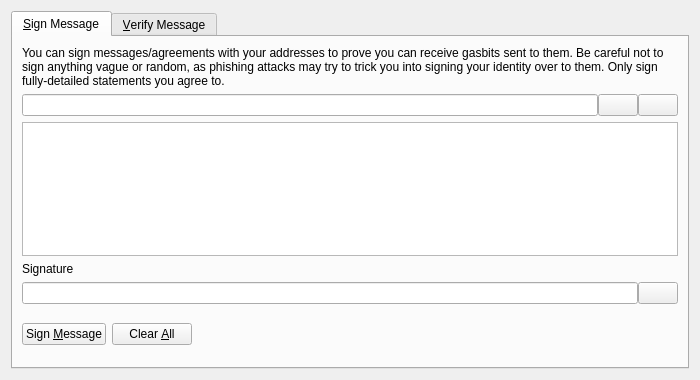
<?xml version="1.0" encoding="UTF-8"?>
<ui version="4.0">
 <class>SignVerifyMessageDialog</class>
 <widget class="QDialog" name="SignVerifyMessageDialog">
  <property name="geometry">
   <rect>
    <x>0</x>
    <y>0</y>
    <width>700</width>
    <height>380</height>
   </rect>
  </property>
  <property name="windowTitle">
   <string>Signatures - Sign / Verify a Message</string>
  </property>
  <property name="modal">
   <bool>true</bool>
  </property>
  <layout class="QVBoxLayout" name="verticalLayout">
   <item>
    <widget class="QTabWidget" name="tabWidget">
     <property name="currentIndex">
      <number>0</number>
     </property>
     <widget class="QWidget" name="tabSignMessage">
      <attribute name="title">
       <string>&amp;Sign Message</string>
      </attribute>
      <layout class="QVBoxLayout" name="verticalLayout_SM">
       <item>
        <widget class="QLabel" name="infoLabel_SM">
         <property name="text">
          <string>You can sign messages/agreements with your addresses to prove you can receive gasbits sent to them. Be careful not to sign anything vague or random, as phishing attacks may try to trick you into signing your identity over to them. Only sign fully-detailed statements you agree to.</string>
         </property>
         <property name="textFormat">
          <enum>Qt::PlainText</enum>
         </property>
         <property name="wordWrap">
          <bool>true</bool>
         </property>
        </widget>
       </item>
       <item>
        <layout class="QHBoxLayout" name="horizontalLayout_1_SM">
         <property name="spacing">
          <number>0</number>
         </property>
         <item>
          <widget class="QValidatedLineEdit" name="addressIn_SM">
           <property name="toolTip">
            <string>The Gasbit address to sign the message with</string>
           </property>
          </widget>
         </item>
         <item>
          <widget class="QPushButton" name="addressBookButton_SM">
           <property name="toolTip">
            <string>Choose previously used address</string>
           </property>
           <property name="text">
            <string/>
           </property>
           <property name="icon">
            <iconset resource="../gasbit.qrc">
             <normaloff>:/icons/address-book</normaloff>:/icons/address-book</iconset>
           </property>
           <property name="shortcut">
            <string>Alt+A</string>
           </property>
           <property name="autoDefault">
            <bool>false</bool>
           </property>
          </widget>
         </item>
         <item>
          <widget class="QPushButton" name="pasteButton_SM">
           <property name="toolTip">
            <string>Paste address from clipboard</string>
           </property>
           <property name="text">
            <string/>
           </property>
           <property name="icon">
            <iconset resource="../gasbit.qrc">
             <normaloff>:/icons/editpaste</normaloff>:/icons/editpaste</iconset>
           </property>
           <property name="shortcut">
            <string>Alt+P</string>
           </property>
           <property name="autoDefault">
            <bool>false</bool>
           </property>
          </widget>
         </item>
        </layout>
       </item>
       <item>
        <widget class="QPlainTextEdit" name="messageIn_SM">
         <property name="toolTip">
          <string>Enter the message you want to sign here</string>
         </property>
        </widget>
       </item>
       <item>
        <widget class="QLabel" name="signatureLabel_SM">
         <property name="text">
          <string>Signature</string>
         </property>
         <property name="textFormat">
          <enum>Qt::PlainText</enum>
         </property>
        </widget>
       </item>
       <item>
        <layout class="QHBoxLayout" name="horizontalLayout_2_SM">
         <property name="spacing">
          <number>0</number>
         </property>
         <item>
          <widget class="QLineEdit" name="signatureOut_SM">
           <property name="font">
            <font>
             <italic>true</italic>
            </font>
           </property>
           <property name="readOnly">
            <bool>true</bool>
           </property>
          </widget>
         </item>
         <item>
          <widget class="QPushButton" name="copySignatureButton_SM">
           <property name="toolTip">
            <string>Copy the current signature to the system clipboard</string>
           </property>
           <property name="text">
            <string/>
           </property>
           <property name="icon">
            <iconset resource="../gasbit.qrc">
             <normaloff>:/icons/editcopy</normaloff>:/icons/editcopy</iconset>
           </property>
           <property name="autoDefault">
            <bool>false</bool>
           </property>
          </widget>
         </item>
        </layout>
       </item>
       <item>
        <layout class="QHBoxLayout" name="horizontalLayout_3_SM">
         <item>
          <widget class="QPushButton" name="signMessageButton_SM">
           <property name="toolTip">
            <string>Sign the message to prove you own this Gasbit address</string>
           </property>
           <property name="text">
            <string>Sign &amp;Message</string>
           </property>
           <property name="icon">
            <iconset resource="../gasbit.qrc">
             <normaloff>:/icons/edit</normaloff>:/icons/edit</iconset>
           </property>
           <property name="autoDefault">
            <bool>false</bool>
           </property>
          </widget>
         </item>
         <item>
          <widget class="QPushButton" name="clearButton_SM">
           <property name="toolTip">
            <string>Reset all sign message fields</string>
           </property>
           <property name="text">
            <string>Clear &amp;All</string>
           </property>
           <property name="icon">
            <iconset resource="../gasbit.qrc">
             <normaloff>:/icons/remove</normaloff>:/icons/remove</iconset>
           </property>
           <property name="autoDefault">
            <bool>false</bool>
           </property>
          </widget>
         </item>
         <item>
          <spacer name="horizontalSpacer_1_SM">
           <property name="orientation">
            <enum>Qt::Horizontal</enum>
           </property>
           <property name="sizeHint" stdset="0">
            <size>
             <width>40</width>
             <height>48</height>
            </size>
           </property>
          </spacer>
         </item>
         <item>
          <widget class="QLabel" name="statusLabel_SM">
           <property name="font">
            <font>
             <weight>75</weight>
             <bold>true</bold>
            </font>
           </property>
           <property name="text">
            <string/>
           </property>
           <property name="wordWrap">
            <bool>true</bool>
           </property>
          </widget>
         </item>
         <item>
          <spacer name="horizontalSpacer_2_SM">
           <property name="orientation">
            <enum>Qt::Horizontal</enum>
           </property>
           <property name="sizeHint" stdset="0">
            <size>
             <width>40</width>
             <height>48</height>
            </size>
           </property>
          </spacer>
         </item>
        </layout>
       </item>
      </layout>
     </widget>
     <widget class="QWidget" name="tabVerifyMessage">
      <attribute name="title">
       <string>&amp;Verify Message</string>
      </attribute>
      <layout class="QVBoxLayout" name="verticalLayout_VM">
       <item>
        <widget class="QLabel" name="infoLabel_VM">
         <property name="text">
          <string>Enter the receiver's address, message (ensure you copy line breaks, spaces, tabs, etc. exactly) and signature below to verify the message. Be careful not to read more into the signature than what is in the signed message itself, to avoid being tricked by a man-in-the-middle attack. Note that this only proves the signing party receives with the address, it cannot prove sendership of any transaction!</string>
         </property>
         <property name="textFormat">
          <enum>Qt::PlainText</enum>
         </property>
         <property name="alignment">
          <set>Qt::AlignLeading|Qt::AlignLeft|Qt::AlignTop</set>
         </property>
         <property name="wordWrap">
          <bool>true</bool>
         </property>
        </widget>
       </item>
       <item>
        <layout class="QHBoxLayout" name="horizontalLayout_1_VM">
         <property name="spacing">
          <number>0</number>
         </property>
         <item>
          <widget class="QValidatedLineEdit" name="addressIn_VM">
           <property name="toolTip">
            <string>The Gasbit address the message was signed with</string>
           </property>
          </widget>
         </item>
         <item>
          <widget class="QPushButton" name="addressBookButton_VM">
           <property name="toolTip">
            <string>Choose previously used address</string>
           </property>
           <property name="text">
            <string/>
           </property>
           <property name="icon">
            <iconset resource="../gasbit.qrc">
             <normaloff>:/icons/address-book</normaloff>:/icons/address-book</iconset>
           </property>
           <property name="shortcut">
            <string>Alt+A</string>
           </property>
           <property name="autoDefault">
            <bool>false</bool>
           </property>
          </widget>
         </item>
        </layout>
       </item>
       <item>
        <widget class="QPlainTextEdit" name="messageIn_VM"/>
       </item>
       <item>
        <widget class="QValidatedLineEdit" name="signatureIn_VM"/>
       </item>
       <item>
        <layout class="QHBoxLayout" name="horizontalLayout_2_VM">
         <item>
          <widget class="QPushButton" name="verifyMessageButton_VM">
           <property name="toolTip">
            <string>Verify the message to ensure it was signed with the specified Gasbit address</string>
           </property>
           <property name="text">
            <string>Verify &amp;Message</string>
           </property>
           <property name="icon">
            <iconset resource="../gasbit.qrc">
             <normaloff>:/icons/transaction_0</normaloff>:/icons/transaction_0</iconset>
           </property>
           <property name="autoDefault">
            <bool>false</bool>
           </property>
          </widget>
         </item>
         <item>
          <widget class="QPushButton" name="clearButton_VM">
           <property name="toolTip">
            <string>Reset all verify message fields</string>
           </property>
           <property name="text">
            <string>Clear &amp;All</string>
           </property>
           <property name="icon">
            <iconset resource="../gasbit.qrc">
             <normaloff>:/icons/remove</normaloff>:/icons/remove</iconset>
           </property>
           <property name="autoDefault">
            <bool>false</bool>
           </property>
          </widget>
         </item>
         <item>
          <spacer name="horizontalSpacer_1_VM">
           <property name="orientation">
            <enum>Qt::Horizontal</enum>
           </property>
           <property name="sizeHint" stdset="0">
            <size>
             <width>40</width>
             <height>48</height>
            </size>
           </property>
          </spacer>
         </item>
         <item>
          <widget class="QLabel" name="statusLabel_VM">
           <property name="font">
            <font>
             <weight>75</weight>
             <bold>true</bold>
            </font>
           </property>
           <property name="text">
            <string/>
           </property>
           <property name="wordWrap">
            <bool>true</bool>
           </property>
          </widget>
         </item>
         <item>
          <spacer name="horizontalSpacer_2_VM">
           <property name="orientation">
            <enum>Qt::Horizontal</enum>
           </property>
           <property name="sizeHint" stdset="0">
            <size>
             <width>40</width>
             <height>48</height>
            </size>
           </property>
          </spacer>
         </item>
        </layout>
       </item>
      </layout>
     </widget>
    </widget>
   </item>
  </layout>
 </widget>
 <customwidgets>
  <customwidget>
   <class>QValidatedLineEdit</class>
   <extends>QLineEdit</extends>
   <header>qvalidatedlineedit.h</header>
  </customwidget>
 </customwidgets>
 <resources>
  <include location="../gasbit.qrc"/>
 </resources>
 <connections/>
</ui>
